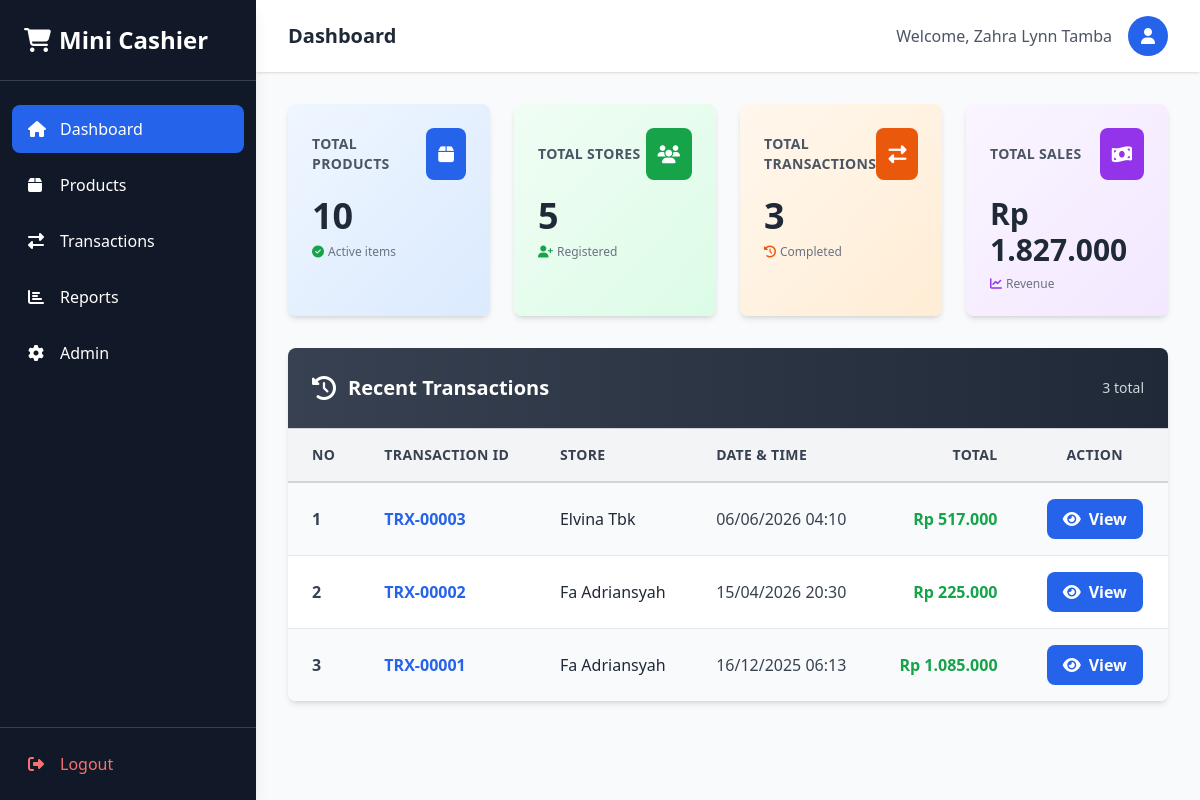
/index.php (signed in), run on the app's committed database.
### tables this page shows
CREATE TABLE `transactions` (
    `transaction_id` INT UNSIGNED AUTO_INCREMENT PRIMARY KEY,
    `store_id` INT UNSIGNED NOT NULL,
    `admin_id` INT UNSIGNED NOT NULL,
    `transaction_date` DATETIME NOT NULL DEFAULT NOW(),
    `payment_type` ENUM('Cash', 'Card') NOT NULL,
    `sub_total` DECIMAL(10, 2) NOT NULL DEFAULT 0.00,
    `created_at` TIMESTAMP DEFAULT CURRENT_TIMESTAMP,
    `updated_at` TIMESTAMP DEFAULT CURRENT_TIMESTAMP ON UPDATE CURRENT_TIMESTAMP,
    `deleted_at` TIMESTAMP NULL DEFAULT NULL,
    CONSTRAINT `fk_transactions_store` FOREIGN KEY (`store_id`) REFERENCES `store` (`store_id`) ON DELETE RESTRICT ON UPDATE CASCADE,
    CONSTRAINT `fk_transactions_admin` FOREIGN KEY (`admin_id`) REFERENCES `admins` (`admin_id`) ON DELETE RESTRICT ON UPDATE CASCADE
);

CREATE TABLE `store` (
    `store_id` INT UNSIGNED AUTO_INCREMENT PRIMARY KEY,
    `store_name` VARCHAR(255) NOT NULL,
    `phone` VARCHAR(50) NOT NULL,
    `address` TEXT NOT NULL,
    `created_at` TIMESTAMP DEFAULT CURRENT_TIMESTAMP,
    `updated_at` TIMESTAMP DEFAULT CURRENT_TIMESTAMP ON UPDATE CURRENT_TIMESTAMP,
    `deleted_at` TIMESTAMP NULL DEFAULT NULL
);

### index.php (called while the page is built, shortened)
<?php
require_once 'controllers/TransactionController.php';
$TC = new TransactionController();
$stats = $TC->getDashboardStatistics();
$recentTransactionsList = $TC->getRecentTransactions(5);
include 'views/dashboard_view.php';

### controllers/Database.php (called while the page is built, shortened)
<?php
class Database
{
  private static ?mysqli $instance = null;
  public static function getConnection(): mysqli
  {
    if (self::$instance === null) {
      self::$instance = new mysqli('localhost', 'root', '', 'mini_cashier');
      self::$instance->set_charset('utf8mb4');
    }
    return self::$instance;
  }
}

### controllers/TransactionController.php (called while the page is built, shortened)
<?php
require_once 'Database.php';
class TransactionController
{
  private mysqli $db;
  public function __construct()
  {
    $this->db = Database::getConnection();
  }
  public function getDashboardStatistics(): array
  {
    $stats = ['products' => 0, 'stores' => 0, 'transactions' => 0, 'sales' => 0.0];
    $resProd = $this->db->query("SELECT COUNT(*) as count FROM products");
    if ($resProd) $stats['products'] = (int)$resProd->fetch_assoc()['count'];
    $resStore = $this->db->query("SELECT COUNT(*) as count FROM store");
    if ($resStore) $stats['stores'] = (int)$resStore->fetch_assoc()['count'];
    $resTx = $this->db->query("SELECT COUNT(*) as count FROM transactions");
    if ($resTx) $stats['transactions'] = (int)$resTx->fetch_assoc()['count'];
    $resSales = $this->db->query("SELECT SUM(sub_total) as total FROM transactions");
    if ($resSales) $stats['sales'] = (float)($resSales->fetch_assoc()['total'] ?? 0.0);
    return $stats;
  }
  public function getRecentTransactions(int $limit = 5): array
  {
    $stmt = $this->db->prepare("
      SELECT t.transaction_id, c.store_name, t.transaction_date, t.sub_total as total
      FROM transactions t
      JOIN store c ON t.store_id = c.store_id
      GROUP BY t.transaction_id
      ORDER BY t.transaction_date DESC
      LIMIT ?
    ");
    $stmt->bind_param("i", $limit);
    $stmt->execute();
    $result = $stmt->get_result()->fetch_all(MYSQLI_ASSOC);
    return $result;
  }
}

### views/dashboard_view.php (the view, shortened to what this page needs)
<!DOCTYPE html>
<html lang="en">
<?php include './head.php' ?>
<body class="bg-gray-50">
  <div class="flex min-h-screen">
    <?php include 'sidebar.php'; ?>
    <main class="flex-1">
      <header class="bg-white shadow">
        <div class="flex items-center justify-between px-8 py-4">
          <h2 class="text-xl font-semibold text-gray-800">Dashboard</h2>
          <div class="flex items-center gap-4">
            <span class="text-gray-600">Welcome, <?php echo htmlspecialchars($_SESSION['fullname'] ?? $_SESSION['username']); ?></span>
            <button class="flex items-center justify-center w-10 h-10 text-white bg-blue-600 rounded-full">
              <i class="fas fa-user"></i>
            </button>
          </div>
        </div>
      </header>
      <div class="p-8">
        <div class="grid grid-cols-1 md:grid-cols-2 lg:grid-cols-4 gap-6 mb-8">
          <div class="bg-gradient-to-br from-blue-50 to-blue-100 rounded-lg shadow-md overflow-hidden hover:shadow-lg transition">
            <div class="p-6">
              <div class="flex items-center justify-between mb-4">
                <h3 class="text-sm font-semibold text-gray-600 uppercase tracking-wide">Total Products</h3>
                <div class="p-3 bg-blue-600 text-white rounded-lg">
                  <i class="fas fa-box text-lg"></i>
                </div>
              </div>
              <p class="text-4xl font-bold text-gray-800"><?php echo (int)$stats['products']; ?></p>
              <p class="text-xs text-gray-500 mt-2"><i class="fas fa-check-circle text-green-600 mr-1"></i>Active items</p>
            </div>
          </div>
          <div class="bg-gradient-to-br from-green-50 to-green-100 rounded-lg shadow-md overflow-hidden hover:shadow-lg transition">
            <div class="p-6">
              <div class="flex items-center justify-between mb-4">
                <h3 class="text-sm font-semibold text-gray-600 uppercase tracking-wide">Total stores</h3>
                <div class="p-3 bg-green-600 text-white rounded-lg">
                  <i class="fas fa-users text-lg"></i>
                </div>
              </div>
              <p class="text-4xl font-bold text-gray-800"><?php echo (int)$stats['stores']; ?></p>
              <p class="text-xs text-gray-500 mt-2"><i class="fas fa-user-plus text-green-600 mr-1"></i>Registered</p>
            </div>
          </div>
          <div class="bg-gradient-to-br from-orange-50 to-orange-100 rounded-lg shadow-md overflow-hidden hover:shadow-lg transition">
            <div class="p-6">
              <div class="flex items-center justify-between mb-4">
                <h3 class="text-sm font-semibold text-gray-600 uppercase tracking-wide">Total Transactions</h3>
                <div class="p-3 bg-orange-600 text-white rounded-lg">
                  <i class="fas fa-exchange-alt text-lg"></i>
                </div>
              </div>
              <p class="text-4xl font-bold text-gray-800"><?php echo (int)$stats['transactions']; ?></p>
              <p class="text-xs text-gray-500 mt-2"><i class="fas fa-history text-orange-600 mr-1"></i>Completed</p>
            </div>
          </div>
          <div class="bg-gradient-to-br from-purple-50 to-purple-100 rounded-lg shadow-md overflow-hidden hover:shadow-lg transition">
            <div class="p-6">
              <div class="flex items-center justify-between mb-4">
                <h3 class="text-sm font-semibold text-gray-600 uppercase tracking-wide">Total Sales</h3>
                <div class="p-3 bg-purple-600 text-white rounded-lg">
                  <i class="fas fa-money-bill-wave text-lg"></i>
                </div>
              </div>
              <p class="text-3xl font-bold text-gray-800">Rp <?php echo number_format($stats['sales'], 0, ',', '.'); ?></p>
              <p class="text-xs text-gray-500 mt-2"><i class="fas fa-chart-line text-purple-600 mr-1"></i>Revenue</p>
            </div>
          </div>
        </div>
        <div class="bg-white rounded-lg shadow-md overflow-hidden">
          <div class="bg-gradient-to-r from-gray-700 to-gray-800 p-6 border-b border-gray-300">
            <div class="flex items-center gap-3">
              <i class="fas fa-history text-white text-2xl"></i>
              <h3 class="text-xl font-bold text-white">Recent Transactions</h3>
              <span class="ml-auto text-gray-300 text-sm"><?php echo (int)$stats['transactions']; ?> total</span>
            </div>
          </div>
          <div class="overflow-x-auto">
            <table class="w-full">
              <thead class="bg-gray-100 border-b-2 border-gray-300">
                <tr>
                  <th class="px-6 py-4 text-left font-bold text-gray-700 text-sm uppercase tracking-wide">No</th>
                  <th class="px-6 py-4 text-left font-bold text-gray-700 text-sm uppercase tracking-wide">Transaction ID</th>
                  <th class="px-6 py-4 text-left font-bold text-gray-700 text-sm uppercase tracking-wide">store</th>
                  <th class="px-6 py-4 text-left font-bold text-gray-700 text-sm uppercase tracking-wide">Date & Time</th>
                  <th class="px-6 py-4 text-right font-bold text-gray-700 text-sm uppercase tracking-wide">Total</th>
                  <th class="px-6 py-4 text-center font-bold text-gray-700 text-sm uppercase tracking-wide">Action</th>
                </tr>
              </thead>
              <tbody class="divide-y divide-gray-200">
                <?php
                $no = 1;
                foreach ($recentTransactionsList as $row) {
                  $transId = str_pad((string)$row['transaction_id'], 5, '0', STR_PAD_LEFT);
                  $date = date('d/m/Y H:i', strtotime($row['transaction_date']));
                  $bg_class = ($no % 2 === 0) ? 'bg-white' : 'bg-gray-50';
                ?>
                  <tr class="<?php echo $bg_class; ?> hover:bg-blue-50 transition">
                    <td class="px-6 py-4 font-semibold text-gray-700"><?php echo $no++; ?></td>
                    <td class="px-6 py-4 font-bold text-blue-600">TRX-<?php echo $transId; ?></td>
                    <td class="px-6 py-4 text-gray-800"><?php echo htmlspecialchars($row['store_name']); ?></td>
                    <td class="px-6 py-4 text-gray-700"><?php echo $date; ?></td>
                    <td class="px-6 py-4 font-bold text-green-600 text-right">Rp <?php echo number_format($row['total'], 0, ',', '.'); ?></td>
                    <td class="px-6 py-4 text-center">
                      <button onclick="viewTransactionDetails(<?php echo (int)$row['transaction_id']; ?>)" class="inline-flex items-center gap-2 px-4 py-2 text-white bg-blue-600 hover:bg-blue-700 rounded-lg transition font-semibold">
                        <i class="fas fa-eye"></i>View
                      </button>
                    </td>
                  </tr>
                <?php } ?>
              </tbody>
            </table>
          </div>
        </div>
      </div>
    </main>
  </div>
</body>
</html>

### data on the page
transactions: transaction_id "00003", store.store_name "Elvina Tbk", transaction_date "06/06/2026 04:10", sub_total "517.000"
transactions: transaction_id "00002", store.store_name "Fa Adriansyah", transaction_date "15/04/2026 20:30", sub_total "225.000"
transactions: transaction_id "00001", store.store_name "Fa Adriansyah", transaction_date "16/12/2025 06:13", sub_total "1.085.000"

### other printed values
$_SESSION['fullname'] "Zahra Lynn Tamba"
$stats['products'] "10"
$stats['stores'] "5"
$stats['transactions'] "3"
$stats['sales'] "1.827.000"
